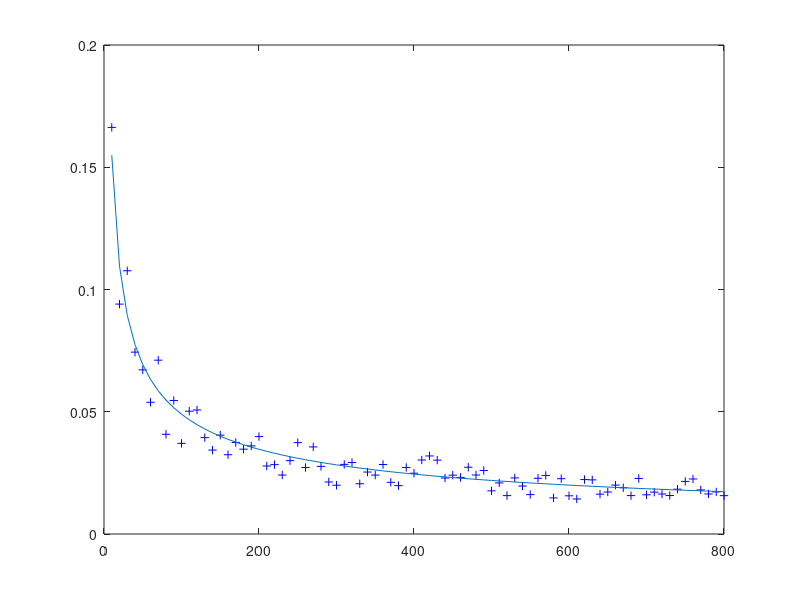

The MATLAB source for this figure:
%Code to see the distribution of the average sample.
M = 20; %No. reng
N = 80; % No. cols
K = 10; %Aumento de la cantidad de puntos
A = zeros(M,N);
p = 0.4;
for j = 1:N
    for i = 1:M
        A(i,j) = sum(rand(1,j*K) <= p);
    end
    A(:,j) = A(:,j)/(j*K);
end
hold on;
plot(K*(1:N),A','+')
plot(K*(1:N),mean(A),'k')
plot(K*(1:N),std(A)+mean(A),'k')
plot(K*(1:N),-std(A)+mean(A),'k')
pause(3)
hold off
plot(K*(1:N),std(A),'+b',K*(1:N),sqrt(p*(1-p)./(K*(1:N))));
